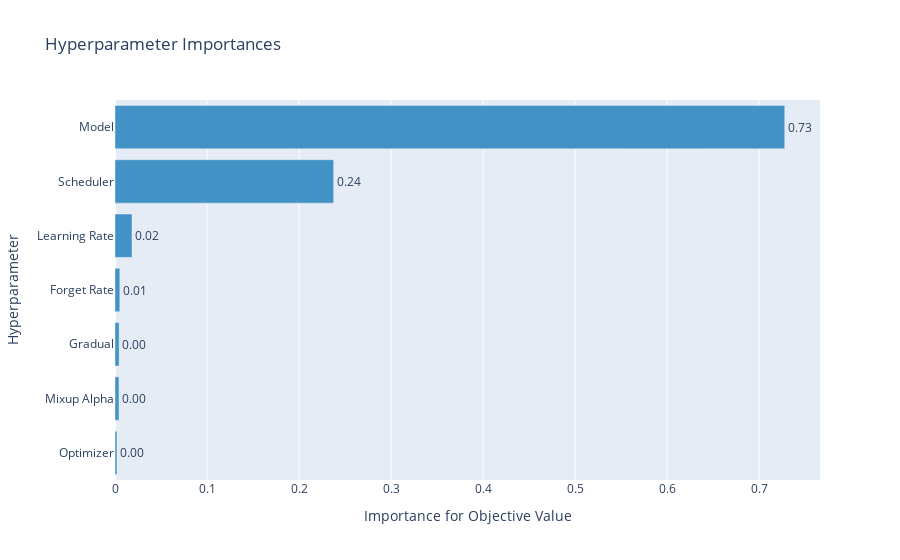

Notebook source saved alongside this figure:
### Code cell
visualization.plot_param_importances(study=study)

### Figure 1 — Plotly figure (JSON) as saved in the notebook; plotly's stock layout.template omitted (floating-point values rounded to 4 significant figures)
{"data": [{"cliponaxis": false, "hovertemplate": ["Optimizer (CategoricalDistribution): 0.0021165500792604693<extra></extra>", "Mixup Alpha (CategoricalDistribution): 0.004351932755267066<extra></extra>", "Gradual (CategoricalDistribution): 0.004462136660463159<extra></extra>", "Forget Rate (CategoricalDistribution): 0.005236064501057971<extra></extra>", "Learning Rate (CategoricalDistribution): 0.01845741725535399<extra></extra>", "Scheduler (CategoricalDistribution): 0.23760629632851396<extra></extra>", "Model (CategoricalDistribution): 0.7277696024200834<extra></extra>"], "marker": {"color": "rgb(66,146,198)"}, "orientation": "h", "text": ["0.0021165500792604693", "0.004351932755267066", "0.004462136660463159", "0.005236064501057971", "0.01845741725535399", "0.23760629632851396", "0.7277696024200834"], "textposition": "outside", "texttemplate": "%{text:.2f}", "type": "bar", "x": [0.002117, 0.004352, 0.004462, 0.005236, 0.01846, 0.2376, 0.7278], "y": ["Optimizer", "Mixup Alpha", "Gradual", "Forget Rate", "Learning Rate", "Scheduler", "Model"]}], "layout": {"showlegend": false, "title": {"text": "Hyperparameter Importances"}, "xaxis": {"title": {"text": "Importance for Objective Value"}}, "yaxis": {"title": {"text": "Hyperparameter"}}}}
